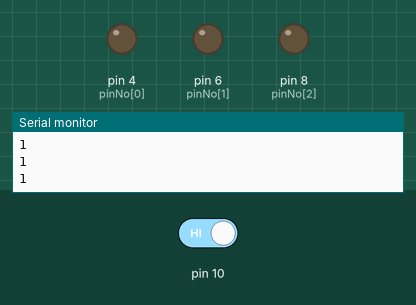
Simulated run of this sketch. Board: Arduino Uno, built with avr-gcc and run on an emulated ATmega328P. On the bench: output pins drawn as LEDs (lit = HIGH), the last lines printed to the serial monitor. Dashed ring = blinking. The test bench sets the inputs (shaded band); at power-on: pin 10 HIGH.

Above: at 1.2 s.
1.3 s: pin 10 driven LOW
At 1.7 s:
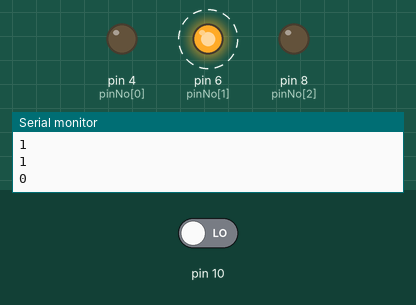
At 2.5 s:
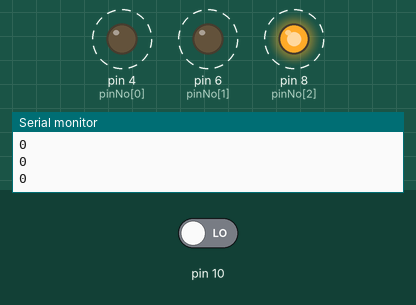
4.3 s: pin 10 driven HIGH
At 5.7 s:
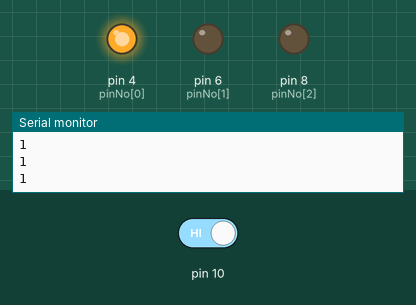
Timing chart, 0 to 7.3 s (numbered marks = the images above; inputs shaded):
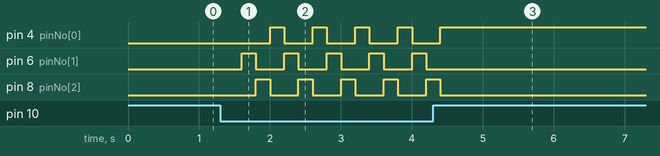

Measured:
- after the input at 1.3 s, pin 4 (pinNo[0]): alternates HIGH for 0.20 s and LOW for 0.40 s, starting after 0.70 s; pin 6 (pinNo[1]): alternates HIGH for 0.20 s and LOW for 0.40 s, starting after 0.30 s; pin 8 (pinNo[2]): alternates HIGH for 0.20 s and LOW for 0.40 s, starting after 0.50 s
- after the input at 4.3 s, pin 4 (pinNo[0]): goes on until 4.4 s, then stays HIGH; pin 6 (pinNo[1]): stops changing and stays LOW; pin 8 (pinNo[2]): goes on until 4.4 s, then stays LOW

The sketch:

3_11______LED.ino
```cpp
int state = 0; // 적6,초4,황8,스위치10
int pinNo[3] = {4 ,6,8};
void setup() {
  pinMode(10,INPUT);
  pinMode(pinNo[0],OUTPUT);
  pinMode(pinNo[2],OUTPUT);
  pinMode(pinNo[1],OUTPUT);
  Serial.begin(9600);
}

void loop() {
  int pinValue = digitalRead(10);
  delay(200);
  Serial.println(pinValue);
  if(pinValue == 0)
  {
      digitalWrite(pinNo[state],LOW);
      state = (state+1)%3;
      digitalWrite(pinNo[state],HIGH);
  }
}
```
